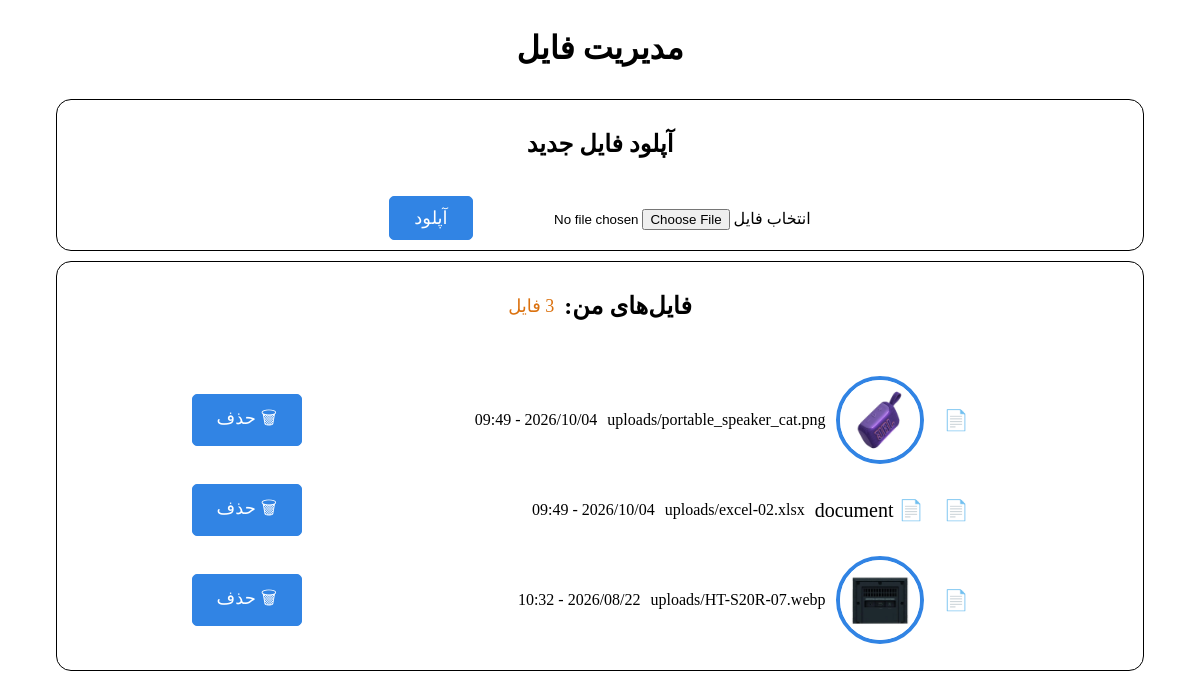
The page /files on the database its author committed.
### files/models.py (models this page shows, shortened)
class File(models.Model):
    file = models.FileField(upload_to='uploads/');
    uploaded_at = models.DateTimeField(auto_now_add=True);
    @property
    def is_image(self):
        return self.file.name.lower().endswith(
            (".jpg", ".jpeg", ".png", ".gif", ".webp", ".bmp", ".svg")
        )

### files/views.py (the view)
# urls.py: path('',view=views.file_upload,name='file_upload'),
def file_upload(request):
    if request.method == "POST":
        uploaded_file = request.FILES.get('file');
        if uploaded_file:
            File.objects.create(file=uploaded_file)
        return redirect('file_upload')
    files = File.objects.all().order_by('-uploaded_at');
    return render(request=request,template_name='files/file_upload.html',context={"files":files})

### templates/files/file_upload.html (shortened to what this page needs)
{% load static %}
<!DOCTYPE html>
<html lang="en">
<head>
    <link rel="stylesheet" href="{% static 'file-upload.css' %}">
</head>
<body dir="rtl">
    <main>
        <header style="display: flex;justify-content: center;">
            <h1>مدیریت فایل</h1>
        </header>
        <section class="upload-section">
            <h2>آپلود فایل جدید</h2>
            <br />
            <form method="POST" enctype="multipart/form-data">
                <label for="file-input"> انتخاب فایل </label>
                <input type="file" name="file" required />
                <button type="submit" class="upload-button">آپلود</button>
            </form>
        </section>
        <section class="delete-section">
            <div class="delete-section-header">
                <h2>فایل‌های من:</h2>
                <span> {{ files|length }} فایل </span>
            </div>
            <ul class="delete-section-body">
                {% for item in files %}
                <li class="files-list">
                    <div class="files-list-item">
                        <span style="font-size: 20px;">📄</span>
                        <div class="image-section">
                            {% if item.is_image %}
                                <img src="{{ item.file.url }}" alt="{{ item.file.name }}">
                            {% else %}
                                <span style="font-size: 20px;">📄 document</span>
                            {% endif %}
                            <span>{{ item.file.name }}</span>
                            <div>{{ item.uploaded_at|date:"Y/m/d - H:i" }}</div>
                        </div>
                    </div>
                    <div>
                        <form method="POST" action="{% url 'delete_file' item.id %}">
                            <button type="submit">🗑 حذف</button>
                        </form>
                    </div>
                </li>
                {% empty %}
                <div>
                    <div>📂</div>
                    هنوز فایلی آپلود نکرده‌اید.
                </div>
                {% endfor %}
            </ul>
        </section>
    </main>
</body>
</html>

### static/file-upload.css (style rules this page uses)
.upload-section { margin: 10px auto; width: 90%; border: 1px solid black; border-radius: 15px; padding: 10px; display: flex; flex-direction: column; align-items: center; }
.delete-section { margin: 10px auto; width: 90%; border: 1px solid black; border-radius: 15px; padding: 10px; display: flex; flex-direction: column; align-items: center; gap: 20px; }
.delete-section-header { display: flex; width: 80%; justify-content: center; align-items: center; gap: 10px; }
.delete-section-header span { font-size: 18px; color: #db710e; }
.files-list { display: flex; justify-content: space-evenly; align-items: center; }
.files-list-item { display: flex; width: 60%; align-items: center; gap: 20px; }
.image-section { width: 80%; display: flex; align-items: center; gap: 10px; }
.image-section img { width: 80px; height: 80px; border-radius: 50%; border : 4px solid #3184e4; }
.delete-section-body { width: 90%; display: flex; flex-direction: column; gap: 20px; }
button { border: 1px solid #3184e4; background-color: #3184e4; color: #fff; border-radius: 5px; padding: 10px 24px; font-size: 18px; transition: all 0.5s; cursor: pointer; }

### rows shown on the page
File: file (picture), file.name "uploads/portable_speaker_cat.png", uploaded_at "2026/10/04 - 09:49"
File: shows "📄 document", file.name "uploads/excel-02.xlsx", uploaded_at "2026/10/04 - 09:49"
File: file (picture), file.name "uploads/HT-S20R-07.webp", uploaded_at "2026/08/22 - 10:32"
